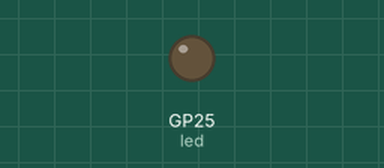
The program below on a simulated Raspberry Pi Pico running MicroPython. Shown: output pins drawn as LEDs (lit = HIGH).

Above: at 0.35 s.
At 3.1 s:
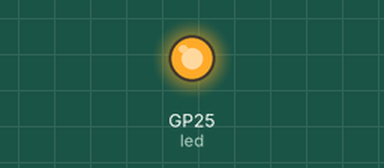
Timing chart, 0 to 7.9 s (numbered marks = the images above):
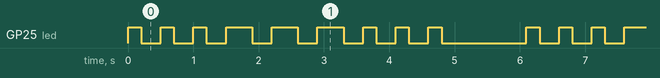

Measured:
- by itself, GP25 (led): repeats every 6.1 s: 2 × (LOW 0.30 s, HIGH 0.20 s), 3 × (LOW 0.30 s, HIGH 0.40 s), 3 × (LOW 0.30 s, HIGH 0.20 s), LOW 1.3 s, HIGH 0.20 s
- by itself, everything shown: repeats every 6.1 s, in 18 steps

The program:

blink.py
```python
import time

from machine import Pin

led = Pin("LED", Pin.OUT)

def dot():
	led.value(1)
	time.sleep(0.2)
	led.value(0)
	time.sleep(0.3)

def dash():
	led.value(1)
	time.sleep(0.4)
	led.value(0)
	time.sleep(0.3)

while True:
	dot(); dot(); dot()
	dash(); dash(); dash()
	dot(); dot(); dot()
	time.sleep(1)
```
